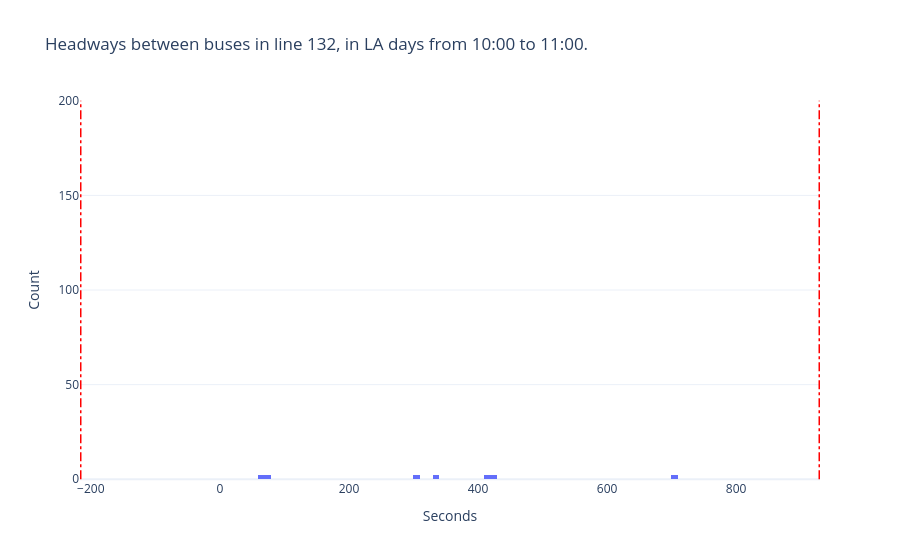

The notebook cell saved with this chart:
### Code cell
fig = go.Figure()

fig.add_trace(go.Histogram(x=hws.headway, name="Before COVID-19", xbins={"size": 10}))


for val in [ci_0[0], ci_1[1]]:
    fig.add_shape(
        type="line",
        x0=val,
        y0=0,
        x1=val,
        y1=200,
        line={"color": "red", "width": 1.5, "dash": "dashdot"},
    )


# Layout
fig.update_layout(
    title=f"Headways between buses in line {line}, in {day_type} days from {st_hour}:00 to {end_hour}:00.",
    xaxis_title="Seconds",
    yaxis_title="Count",
)

### Figure 1 — Plotly figure (JSON) as saved in the notebook; plotly's stock layout.template omitted (floating-point values rounded to 4 significant figures)
{"data": [{"name": "Before COVID-19", "type": "histogram", "x": [416, 302, 339, 71, 416, 302, 339, 71, 68, 422, 706, 68, 422, 706], "xbins": {"size": 10}}], "layout": {"shapes": [{"line": {"color": "red", "dash": "dashdot", "width": 1.5}, "type": "line", "x0": -215.6, "x1": -215.6, "y0": 0, "y1": 200}, {"line": {"color": "red", "dash": "dashdot", "width": 1.5}, "type": "line", "x0": 928.8, "x1": 928.8, "y0": 0, "y1": 200}], "title": {"text": "Headways between buses in line 132, in LA days from 10:00 to 11:00."}, "xaxis": {"title": {"text": "Seconds"}}, "yaxis": {"title": {"text": "Count"}}}}
